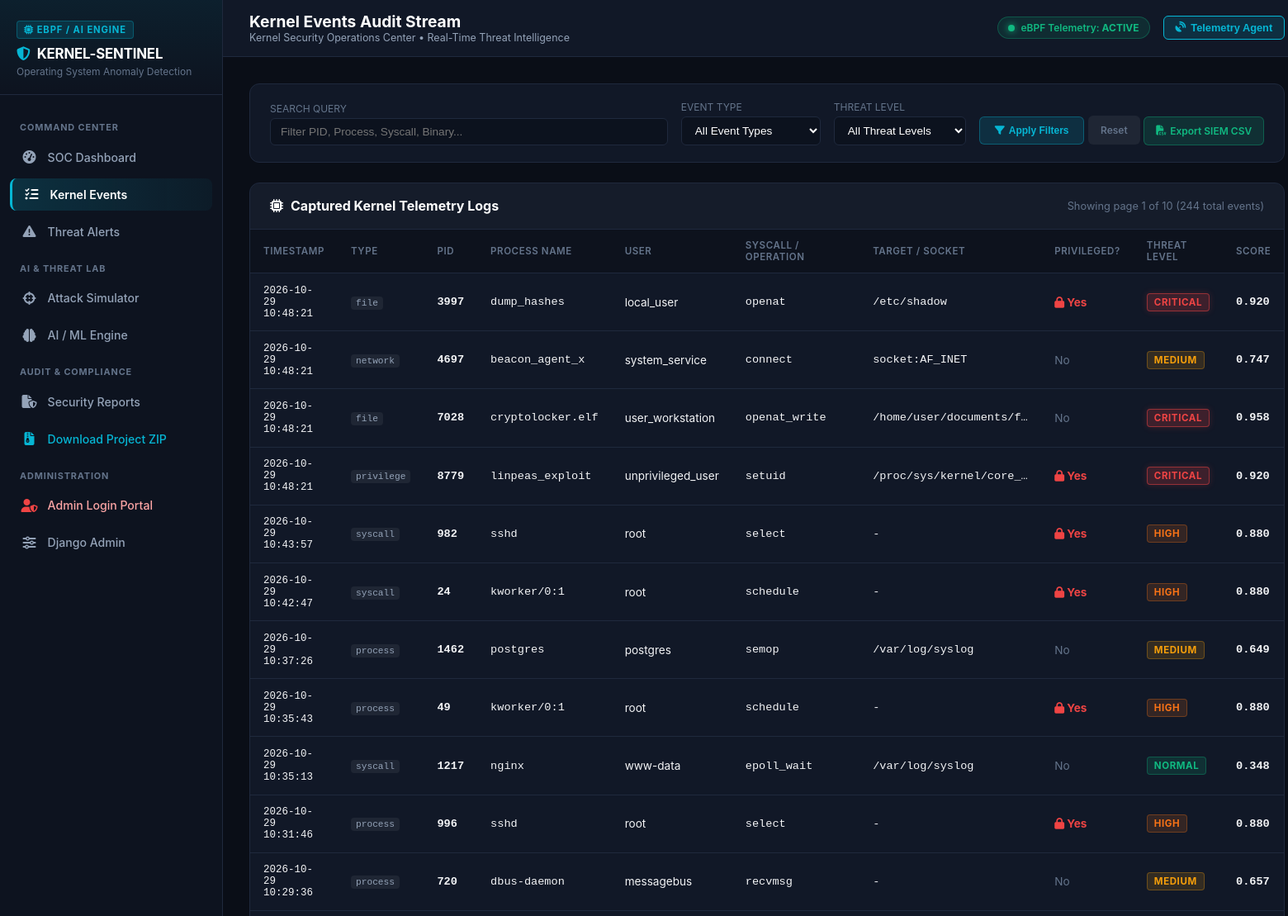
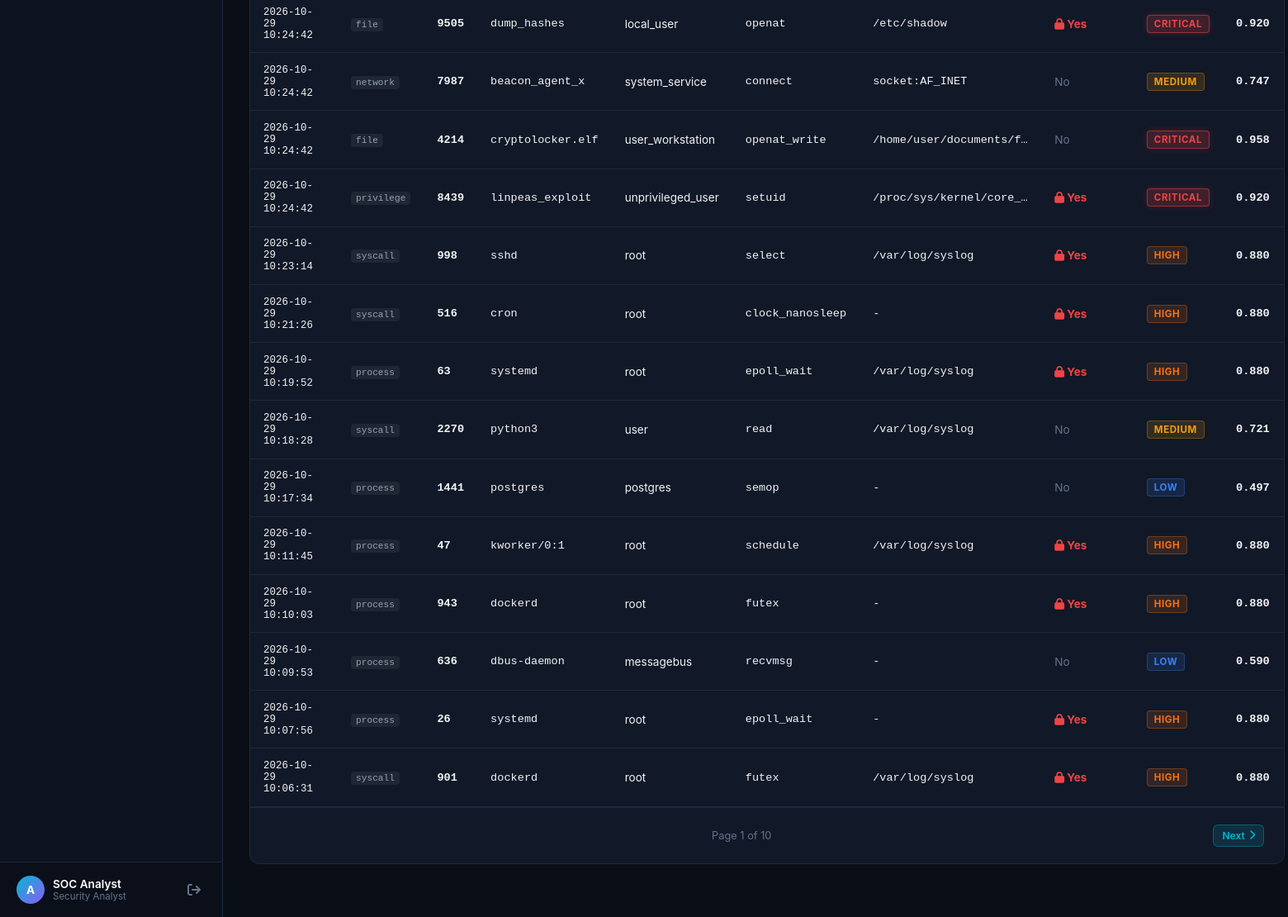
Screenshot of /events/ (signed in) with the database file from the repository (2 pictures, top to bottom).
### monitoring/models.py (models this page shows, shortened)
class KernelEvent(models.Model):
    EVENT_TYPES = (
        ('syscall', 'System Call'),
        ('process', 'Process Event'),
        ('file', 'File Operation'),
        ('network', 'Network Connection'),
        ('privilege', 'Privilege Change'),
    )
    event_id = models.CharField(max_length=64, unique=True, default=uuid.uuid4, editable=False)
    event_type = models.CharField(max_length=20, choices=EVENT_TYPES, db_index=True)
    process_id = models.IntegerField(help_text="PID of the triggering process", db_index=True)
    process_name = models.CharField(max_length=255, db_index=True)
    parent_pid = models.IntegerField(null=True, blank=True)
    user = models.CharField(max_length=100, default='root')
    binary_path = models.CharField(max_length=512, blank=True, default='')
    syscall_name = models.CharField(max_length=100, blank=True, default='')
    target_path = models.CharField(max_length=512, blank=True, default='')
    ip_address = models.CharField(max_length=64, blank=True, default='')
    port = models.IntegerField(null=True, blank=True)
    is_privileged = models.BooleanField(default=False)
    timestamp = models.DateTimeField(auto_now_add=True, db_index=True)
    raw_data = models.JSONField(default=dict, blank=True)
    class Meta:
        ordering = ['-timestamp']

class AnomalyResult(models.Model):
    THREAT_LEVELS = (
        ('NORMAL', 'Normal Activity'),
        ('LOW', 'Low Risk'),
        ('MEDIUM', 'Medium Risk'),
        ('HIGH', 'High Risk'),
        ('CRITICAL', 'Critical Threat'),
    )
    event = models.OneToOneField(KernelEvent, on_delete=models.CASCADE, related_name='anomaly_result')
    anomaly_score = models.FloatField(help_text="Calculated anomaly score between 0.0 and 1.0")
    is_anomaly = models.BooleanField(default=False, db_index=True)
    threat_level = models.CharField(max_length=20, choices=THREAT_LEVELS, default='NORMAL', db_index=True)
    model_type = models.CharField(max_length=100, default='Isolation Forest')
    feature_vector = models.JSONField(default=dict, blank=True)
    explanation = models.JSONField(default=dict, blank=True, help_text="Top deviating feature contributions")
    detected_at = models.DateTimeField(auto_now_add=True)
    class Meta:
        ordering = ['-detected_at']

### monitoring/views.py (the view, shortened to what this page needs)
# urls.py: path('events/', views.events_view, name='events'),
@login_required
def events_view(request):
    event_type = request.GET.get('type', '')
    threat_level = request.GET.get('threat', '')
    search = request.GET.get('q', '').strip()
    events_qs = KernelEvent.objects.select_related('anomaly_result')
    if event_type:
        events_qs = events_qs.filter(event_type=event_type)
    if threat_level:
        events_qs = events_qs.filter(anomaly_result__threat_level=threat_level)
    paginator = Paginator(events_qs, 25)
    page_number = request.GET.get('page')
    page_obj = paginator.get_page(page_number)
    context = {
        'page_obj': page_obj,
        'event_type': event_type,
        'threat_level': threat_level,
        'search': search,
    }
    return render(request, 'monitoring/events.html', context)

### templates/monitoring/events.html (shortened to what this page needs)
{% extends "monitoring/base.html" %}
{% block page_title %}Kernel Events Audit Stream{% endblock %}
{% block content %}
<div class="soc-panel" style="padding: 1.25rem 1.5rem; margin-bottom: 1.5rem;">
    <form method="GET" action="{% url 'events' %}" style="display: flex; gap: 1rem; flex-wrap: wrap; align-items: flex-end;">
        <div style="flex: 1; min-width: 220px;">
            <label style="display: block; font-size: 0.75rem; color: var(--text-dim); margin-bottom: 4px; text-transform: uppercase;">Search Query</label>
            <input type="text" name="q" value="{{ search }}" placeholder="Filter PID, Process, Syscall, Binary..."
                   style="width: 100%; background: #0c121e; border: 1px solid var(--border-color); color: #fff; padding: 8px 12px; border-radius: 6px; font-size: 0.85rem;">
        </div>
        <div style="min-width: 160px;">
            <label style="display: block; font-size: 0.75rem; color: var(--text-dim); margin-bottom: 4px; text-transform: uppercase;">Event Type</label>
            <select name="type" style="width: 100%; background: #0c121e; border: 1px solid var(--border-color); color: #fff; padding: 8px 12px; border-radius: 6px; font-size: 0.85rem;">
                <option value="">All Event Types</option>
            </select>
        </div>
        <div style="min-width: 160px;">
            <label style="display: block; font-size: 0.75rem; color: var(--text-dim); margin-bottom: 4px; text-transform: uppercase;">Threat Level</label>
            <select name="threat" style="width: 100%; background: #0c121e; border: 1px solid var(--border-color); color: #fff; padding: 8px 12px; border-radius: 6px; font-size: 0.85rem;">
                <option value="">All Threat Levels</option>
            </select>
        </div>
        <div>
            <button type="submit" class="btn-action btn-view" style="padding: 9px 18px;">
                <i class="fa-solid fa-filter"></i> Apply Filters
            </button>
            <a href="{% url 'events' %}" class="btn-action" style="background: rgba(255,255,255,0.06); color: var(--text-dim); padding: 9px 14px;">Reset</a>
            <a href="{% url 'export_csv' %}" class="btn-action btn-resolve" style="padding: 9px 14px;">
                <i class="fa-solid fa-file-csv"></i> Export SIEM CSV
            </a>
        </div>
    </form>
</div>
<div class="soc-panel">
    <div class="soc-panel-header">
        <div class="soc-panel-title">
            <i class="fa-solid fa-microchip"></i>
            <span>Captured Kernel Telemetry Logs</span>
        </div>
        <div style="font-size: 0.8rem; color: var(--text-dim);">
            Showing page {{ page_obj.number }} of {{ page_obj.paginator.num_pages }} ({{ page_obj.paginator.count }} total events)
        </div>
    </div>
    <div style="overflow-x: auto;">
        <table class="soc-table">
            <thead>
                <tr>
                    <th>Timestamp</th>
                    <th>Type</th>
                    <th>PID</th>
                    <th>Process Name</th>
                    <th>User</th>
                    <th>Syscall / Operation</th>
                    <th>Target / Socket</th>
                    <th>Privileged?</th>
                    <th>Threat Level</th>
                    <th>Score</th>
                </tr>
            </thead>
            <tbody>
                {% for ev in page_obj %}
                <tr>
                    <td class="font-mono text-cyan" style="font-size: 0.78rem;">
                        {{ ev.timestamp|date:"Y-m-d H:i:s" }}
                    </td>
                    <td><span class="badge-type">{{ ev.event_type }}</span></td>
                    <td class="font-mono"><strong>{{ ev.process_id }}</strong></td>
                    <td class="font-mono">{{ ev.process_name }}</td>
                    <td>{{ ev.user }}</td>
                    <td class="font-mono text-dim">{{ ev.syscall_name|default:"-" }}</td>
                    <td class="font-mono text-dim" style="max-width: 220px; overflow: hidden; text-overflow: ellipsis; white-space: nowrap;" title="{{ ev.target_path|default:ev.ip_address }}">
                        {{ ev.target_path|default:ev.ip_address|default:"-" }}
                    </td>
                    <td>
                        {% if ev.is_privileged %}
                            <span style="color: var(--accent-crimson); font-weight: 700;"><i class="fa-solid fa-lock"></i> Yes</span>
                        {% else %}
                            <span style="color: var(--text-dim);">No</span>
                        {% endif %}
                    </td>
                    <td>
                        {% if ev.anomaly_result %}
                            <span class="badge-threat badge-{{ ev.anomaly_result.threat_level }}">{{ ev.anomaly_result.threat_level }}</span>
                        {% else %}
                            <span class="badge-threat badge-NORMAL">NORMAL</span>
                        {% endif %}
                    </td>
                    <td class="font-mono" style="font-weight: 700;">
                        {% if ev.anomaly_result %}
                            {{ ev.anomaly_result.anomaly_score|floatformat:3 }}
                        {% else %}
                            0.02
                        {% endif %}
                    </td>
                </tr>
                {% empty %}
                <tr>
                    <td colspan="10" style="text-align: center; color: var(--text-dim); padding: 3rem;">
                        No kernel events found matching your search criteria.
                    </td>
                </tr>
                {% endfor %}
            </tbody>
        </table>
    </div>
    {% if page_obj.has_other_pages %}
    <div style="padding: 1.25rem 1.5rem; display: flex; justify-content: space-between; align-items: center; border-top: 1px solid var(--border-color);">
        <div style="font-size: 0.8rem; color: var(--text-dim);">
            Page {{ page_obj.number }} of {{ page_obj.paginator.num_pages }}
        </div>
        <div>
            {% if page_obj.has_next %}
                <a href="?page={{ page_obj.next_page_number }}&q={{ search }}&type={{ event_type }}&threat={{ threat_level }}" class="btn-action btn-view">
                    Next <i class="fa-solid fa-chevron-right"></i>
                </a>
            {% endif %}
        </div>
    </div>
    {% endif %}
</div>
{% endblock %}

### templates/monitoring/base.html (shortened to what this page needs)
<!DOCTYPE html>
<html lang="en">
<head>
    <link rel="stylesheet" href="https://cdnjs.cloudflare.com/ajax/libs/font-awesome/6.5.1/css/all.min.css">
    <link rel="stylesheet" href="/static/css/cyber_soc.css">
</head>
<body>
    <aside class="soc-sidebar">
        <div class="sidebar-header">
            <span class="brand-badge"><i class="fa-solid fa-microchip"></i> eBPF / AI Engine</span>
            <div class="brand-title">
                <i class="fa-solid fa-shield-halved"></i>
                <span>KERNEL-SENTINEL</span>
            </div>
            <div class="brand-subtitle">Operating System Anomaly Detection</div>
        </div>
        <nav class="sidebar-nav">
            <div class="nav-section-label">Command Center</div>
            <a href="{% url 'dashboard' %}" class="soc-nav-link {% if request.resolver_match.url_name == 'dashboard' %}active{% endif %}">
                <i class="fa-solid fa-gauge-high"></i>
                <span>SOC Dashboard</span>
            </a>
            <a href="{% url 'events' %}" class="soc-nav-link {% if request.resolver_match.url_name == 'events' %}active{% endif %}">
                <i class="fa-solid fa-list-check"></i>
                <span>Kernel Events</span>
            </a>
            <a href="{% url 'alerts' %}" class="soc-nav-link {% if request.resolver_match.url_name == 'alerts' %}active{% endif %}">
                <i class="fa-solid fa-triangle-exclamation"></i>
                <span>Threat Alerts</span>
            </a>
            <div class="nav-section-label">AI & Threat Lab</div>
            <a href="{% url 'simulator' %}" class="soc-nav-link {% if request.resolver_match.url_name == 'simulator' %}active{% endif %}">
                <i class="fa-solid fa-crosshairs"></i>
                <span>Attack Simulator</span>
            </a>
            <a href="{% url 'model_management' %}" class="soc-nav-link {% if request.resolver_match.url_name == 'model_management' %}active{% endif %}">
                <i class="fa-solid fa-brain"></i>
                <span>AI / ML Engine</span>
            </a>
            <div class="nav-section-label">Audit & Compliance</div>
            <a href="{% url 'reports' %}" class="soc-nav-link {% if request.resolver_match.url_name == 'reports' %}active{% endif %}">
                <i class="fa-solid fa-file-shield"></i>
                <span>Security Reports</span>
            </a>
            <a href="{% url 'download_zip' %}" class="soc-nav-link" style="color: var(--accent-cyan);">
                <i class="fa-solid fa-file-zipper"></i>
                <span>Download Project ZIP</span>
            </a>
            <div class="nav-section-label">Administration</div>
            <a href="{% url 'admin_login' %}" class="soc-nav-link" style="color: #fca5a5;">
                <i class="fa-solid fa-user-shield" style="color: var(--accent-crimson);"></i>
                <span>Admin Login Portal</span>
            </a>
            <a href="{% url 'admin:index' %}" target="_blank" class="soc-nav-link">
                <i class="fa-solid fa-sliders"></i>
                <span>Django Admin</span>
            </a>
        </nav>
        <div class="sidebar-footer">
            <div class="user-profile">
                <div class="user-info">
                    <div class="user-avatar">
                        {{ request.user.username|make_list|first|upper }}
                    </div>
                    <div>
                        <div class="user-name">{{ request.user.get_full_name|default:request.user.username }}</div>
                        <div class="user-role">
                            {% if request.user.is_superuser %}Lead Admin{% else %}Security Analyst{% endif %}
                        </div>
                    </div>
                </div>
                <a href="{% url 'logout' %}" class="btn-logout" title="Sign Out">
                    <i class="fa-solid fa-arrow-right-from-bracket"></i>
                </a>
            </div>
        </div>
    </aside>
    <main class="soc-main">
        <header class="soc-topbar">
            <div class="topbar-left">
                <div class="soc-title-section">
                    <h1>{% block page_title %}Security Operations Center{% endblock %}</h1>
                    <p>Kernel Security Operations Center &bull; Real-Time Threat Intelligence</p>
                </div>
            </div>
            <div class="topbar-right">
                <div class="pulse-badge">
                    <div class="pulse-dot"></div>
                    <span>eBPF Telemetry: <strong>ACTIVE</strong></span>
                </div>
                <button id="btn-toggle-probe" class="btn-probe-toggle" title="Toggle background telemetry agent">
                    <i class="fa-solid fa-satellite-dish"></i>
                    <span>Telemetry Agent</span>
                </button>
            </div>
        </header>
        <div class="soc-container">
            {% block content %}{% endblock %}
        </div>
    </main>
</body>
</html>

### rows the page displays
KernelEvent: timestamp "2026-10-29 10:48:21", event_type "file", process_id "3997", process_name "dump_hashes", user "local_user", syscall_name "openat", target_path "/etc/shadow", is_privileged True (drawn), anomaly_result.threat_level "CRITICAL", anomaly_result.anomaly_score "0.920"
KernelEvent: timestamp "2026-10-29 10:48:21", event_type "network", process_id "4697", process_name "beacon_agent_x", user "system_service", syscall_name "connect", target_path "socket:AF_INET", is_privileged "No", anomaly_result.threat_level "MEDIUM", anomaly_result.anomaly_score "0.747"
KernelEvent: timestamp "2026-10-29 10:48:21", event_type "file", process_id "7028", process_name "cryptolocker.elf", user "user_workstation", syscall_name "openat_write", target_path "/home/user/documents/f…", is_privileged "No", anomaly_result.threat_level "CRITICAL", anomaly_result.anomaly_score "0.958"
KernelEvent: timestamp "2026-10-29 10:48:21", event_type "privilege", process_id "8779", process_name "linpeas_exploit", user "unprivileged_user", syscall_name "setuid", target_path "/proc/sys/kernel/core_…", is_privileged True (drawn), anomaly_result.threat_level "CRITICAL", anomaly_result.anomaly_score "0.920"
KernelEvent: timestamp "2026-10-29 10:43:57", event_type "syscall", process_id "982", process_name "sshd", user "root", syscall_name "select", target_path "-", is_privileged True (drawn), anomaly_result.threat_level "HIGH", anomaly_result.anomaly_score "0.880"
KernelEvent: timestamp "2026-10-29 10:42:47", event_type "syscall", process_id "24", process_name "kworker/0:1", user "root", syscall_name "schedule", target_path "-", is_privileged True (drawn), anomaly_result.threat_level "HIGH", anomaly_result.anomaly_score "0.880"
KernelEvent: timestamp "2026-10-29 10:37:26", event_type "process", process_id "1462", process_name "postgres", user "postgres", syscall_name "semop", target_path "/var/log/syslog", is_privileged "No", anomaly_result.threat_level "MEDIUM", anomaly_result.anomaly_score "0.649"
KernelEvent: timestamp "2026-10-29 10:35:43", event_type "process", process_id "49", process_name "kworker/0:1", user "root", syscall_name "schedule", target_path "-", is_privileged True (drawn), anomaly_result.threat_level "HIGH", anomaly_result.anomaly_score "0.880"
KernelEvent: timestamp "2026-10-29 10:35:13", event_type "syscall", process_id "1217", process_name "nginx", user "www-data", syscall_name "epoll_wait", target_path "/var/log/syslog", is_privileged "No", anomaly_result.threat_level "NORMAL", anomaly_result.anomaly_score "0.348"
KernelEvent: timestamp "2026-10-29 10:31:46", event_type "process", process_id "996", process_name "sshd", user "root", syscall_name "select", target_path "-", is_privileged True (drawn), anomaly_result.threat_level "HIGH", anomaly_result.anomaly_score "0.880"
KernelEvent: timestamp "2026-10-29 10:29:36", event_type "process", process_id "720", process_name "dbus-daemon", user "messagebus", syscall_name "recvmsg", target_path "-", is_privileged "No", anomaly_result.threat_level "MEDIUM", anomaly_result.anomaly_score "0.657"
KernelEvent: timestamp "2026-10-29 10:24:42", event_type "file", process_id "9505", process_name "dump_hashes", user "local_user", syscall_name "openat", target_path "/etc/shadow", is_privileged True (drawn), anomaly_result.threat_level "CRITICAL", anomaly_result.anomaly_score "0.920"
KernelEvent: timestamp "2026-10-29 10:24:42", event_type "network", process_id "7987", process_name "beacon_agent_x", user "system_service", syscall_name "connect", target_path "socket:AF_INET", is_privileged "No", anomaly_result.threat_level "MEDIUM", anomaly_result.anomaly_score "0.747"
KernelEvent: timestamp "2026-10-29 10:24:42", event_type "file", process_id "4214", process_name "cryptolocker.elf", user "user_workstation", syscall_name "openat_write", target_path "/home/user/documents/f…", is_privileged "No", anomaly_result.threat_level "CRITICAL", anomaly_result.anomaly_score "0.958"
KernelEvent: timestamp "2026-10-29 10:24:42", event_type "privilege", process_id "8439", process_name "linpeas_exploit", user "unprivileged_user", syscall_name "setuid", target_path "/proc/sys/kernel/core_…", is_privileged True (drawn), anomaly_result.threat_level "CRITICAL", anomaly_result.anomaly_score "0.920"
KernelEvent: timestamp "2026-10-29 10:23:14", event_type "syscall", process_id "998", process_name "sshd", user "root", syscall_name "select", target_path "/var/log/syslog", is_privileged True (drawn), anomaly_result.threat_level "HIGH", anomaly_result.anomaly_score "0.880"
KernelEvent: timestamp "2026-10-29 10:21:26", event_type "syscall", process_id "516", process_name "cron", user "root", syscall_name "clock_nanosleep", target_path "-", is_privileged True (drawn), anomaly_result.threat_level "HIGH", anomaly_result.anomaly_score "0.880"
KernelEvent: timestamp "2026-10-29 10:19:52", event_type "process", process_id "63", process_name "systemd", user "root", syscall_name "epoll_wait", target_path "/var/log/syslog", is_privileged True (drawn), anomaly_result.threat_level "HIGH", anomaly_result.anomaly_score "0.880"
KernelEvent: timestamp "2026-10-29 10:18:28", event_type "syscall", process_id "2270", process_name "python3", user "user", syscall_name "read", target_path "/var/log/syslog", is_privileged "No", anomaly_result.threat_level "MEDIUM", anomaly_result.anomaly_score "0.721"
KernelEvent: timestamp "2026-10-29 10:17:34", event_type "process", process_id "1441", process_name "postgres", user "postgres", syscall_name "semop", target_path "-", is_privileged "No", anomaly_result.threat_level "LOW", anomaly_result.anomaly_score "0.497"
KernelEvent: timestamp "2026-10-29 10:11:45", event_type "process", process_id "47", process_name "kworker/0:1", user "root", syscall_name "schedule", target_path "/var/log/syslog", is_privileged True (drawn), anomaly_result.threat_level "HIGH", anomaly_result.anomaly_score "0.880"
KernelEvent: timestamp "2026-10-29 10:10:03", event_type "process", process_id "943", process_name "dockerd", user "root", syscall_name "futex", target_path "-", is_privileged True (drawn), anomaly_result.threat_level "HIGH", anomaly_result.anomaly_score "0.880"
KernelEvent: timestamp "2026-10-29 10:09:53", event_type "process", process_id "636", process_name "dbus-daemon", user "messagebus", syscall_name "recvmsg", target_path "-", is_privileged "No", anomaly_result.threat_level "LOW", anomaly_result.anomaly_score "0.590"
KernelEvent: timestamp "2026-10-29 10:07:56", event_type "process", process_id "26", process_name "systemd", user "root", syscall_name "epoll_wait", target_path "-", is_privileged True (drawn), anomaly_result.threat_level "HIGH", anomaly_result.anomaly_score "0.880"
KernelEvent: timestamp "2026-10-29 10:06:31", event_type "syscall", process_id "901", process_name "dockerd", user "root", syscall_name "futex", target_path "/var/log/syslog", is_privileged True (drawn), anomaly_result.threat_level "HIGH", anomaly_result.anomaly_score "0.880"

### other values shown
{{ request.user.username|make_list|first|upper }} "A"
{{ request.user.get_full_name|default:request.user.username }} "SOC Analyst"
{{ page_obj.number }} "1"
{{ page_obj.paginator.num_pages }} "10"
{{ page_obj.paginator.count }} "244"
